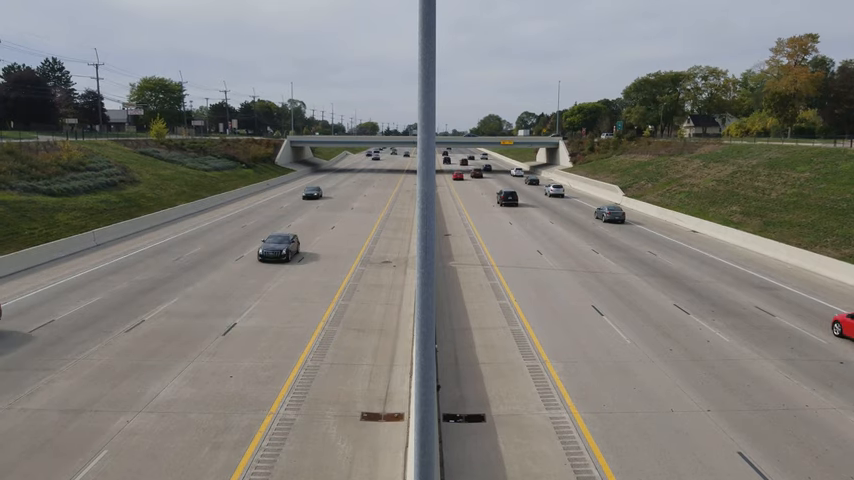
#> input picture frame 182 of GoruntuIsleme/yolcuk.mp4, 854 x 480 px
$ python main.py
#> lines starting #> are read from the running program, lines starting #| are printed output that depends on the picture; after the words box and inside, x2 and y2 are one past the last pixel; in counts of white or black regions, pixels touching at a corner belong together
import cv2

cap = cv2.VideoCapture("yolcuk.mp4")

object_detector = cv2.createBackgroundSubtractorMOG2(history=100, varThreshold=40)

while True:
    ret, frame = cap.read()
#> frame is the input picture: shape (480, 854, 3); mean B, G, R 119.9, 124.6, 126.8
    height, width, _ = frame.shape
#> height = 480; width = 854

    roi = frame

    mask = object_detector.apply(roi)
#> mask: shape (480, 854); every value is 127
    contours, _ = cv2.findContours(mask, cv2.RETR_TREE, cv2.CHAIN_APPROX_SIMPLE)
#> contours = [[[0, 0], [0, 479], [853, 479], [853, 0]]]

    for cnt in contours:
        area = cv2.contourArea(cnt)
        if area > 400:
            x, y, w, h = cv2.boundingRect(cnt)
            cv2.rectangle(roi, (x, y), (x + w, y + h), (0, 255, 0), 3)
#> this loop made 1 pass
#> (cnt, area, x, y, w, h) on pass 1: ([[0, 0], [0, 479], [853, 479], [853, 0]], 408587, 0, 0, 854, 480)
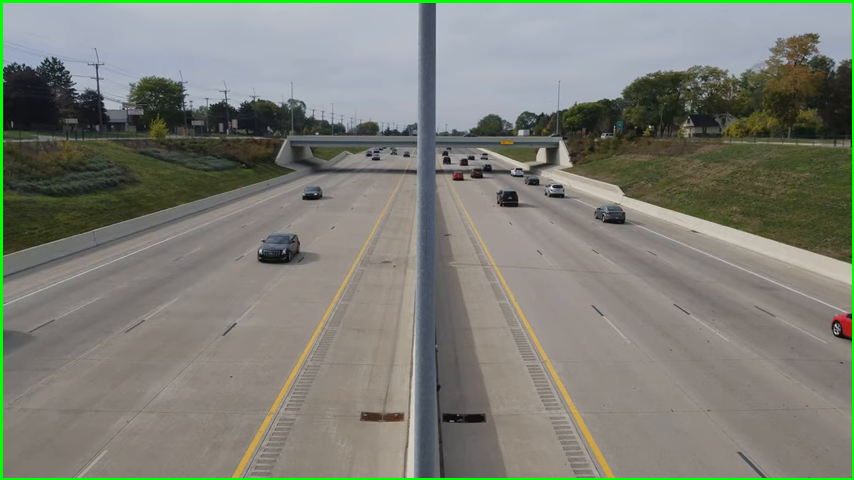
#> roi: shape (480, 854, 3); 1.62% of pixels changed, all inside (x1, y1, x2, y2) = (0, 0, 854, 480)

    cv2.imshow("Frame", frame)
    cv2.imshow("Mask", mask)

    key = cv2.waitKey(30)
#> (key Esc is pressed here)
    if key == 27:
        break

cap.release()
cv2.destroyAllWindows()

$ run again, starting later in the video
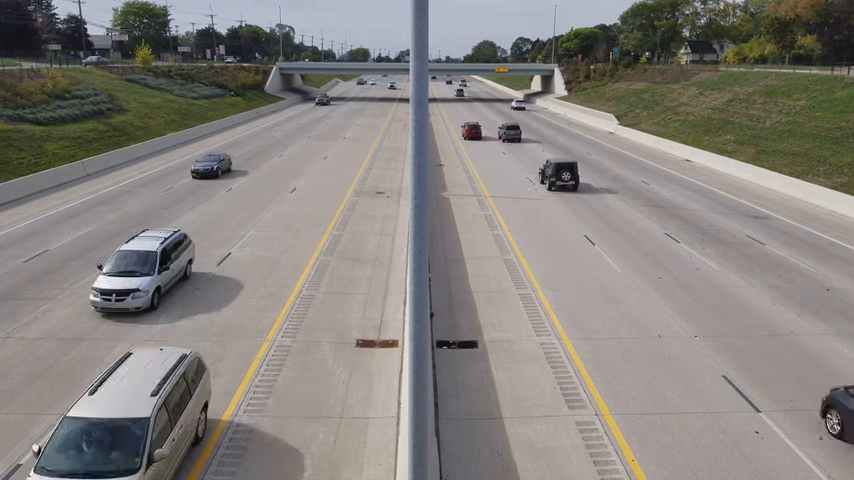
#> input picture frame 823 of GoruntuIsleme/yolcuk.mp4, 854 x 480 px
#> frame is the input picture: shape (480, 854, 3); mean B, G, R 125.9, 129.8, 134.1
#> `mask = object_detector.apply(roi)`:
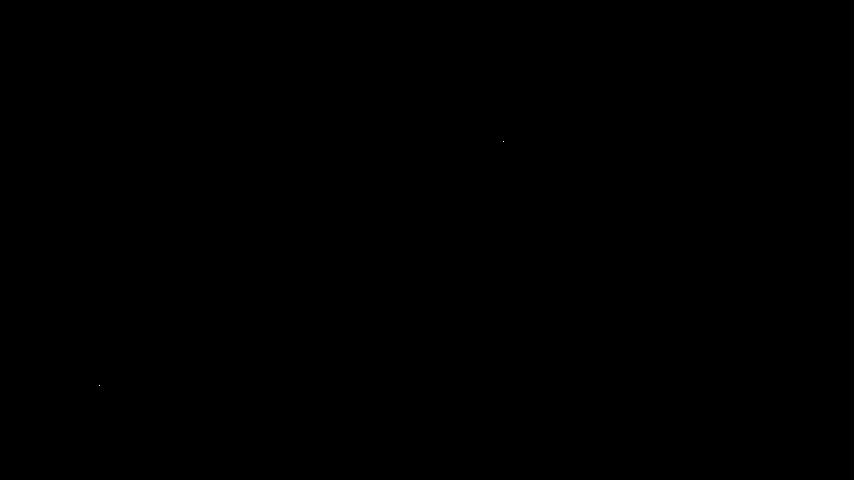
#> mask: shape (480, 854); values 127 (black) and 255 (white), 0% white in thin lines or dots, all inside (x1, y1, x2, y2) = (99, 141, 504, 386)
#> contours = [[[0, 0], [0, 479], [853, 479], [853, 0]]]
#> the loop `for cnt in contours:` made 1 pass
#> (cnt, area, x, y, w, h) on pass 1: ([[0, 0], [0, 479], [853, 479], [853, 0]], 408587, 0, 0, 854, 480)
#> after the loop `for cnt in contours:`:
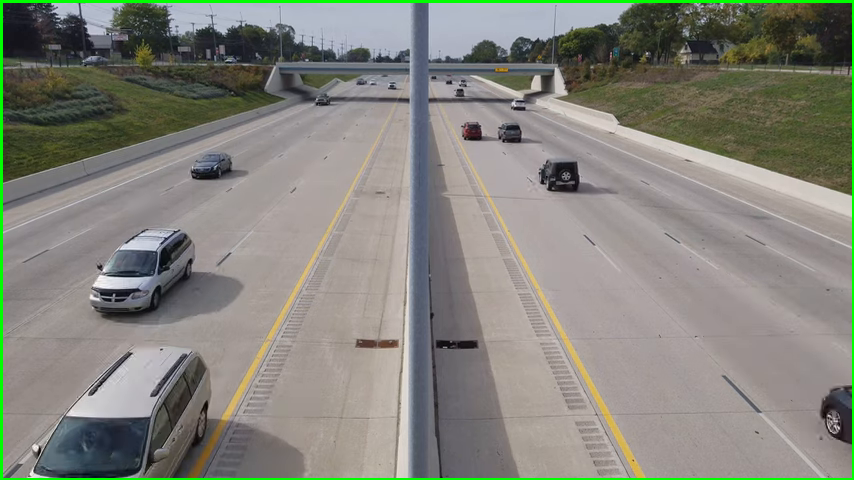
#> roi: shape (480, 854, 3); 1.62% of pixels changed, all inside (x1, y1, x2, y2) = (0, 0, 854, 480)

$ run again, starting later in the video
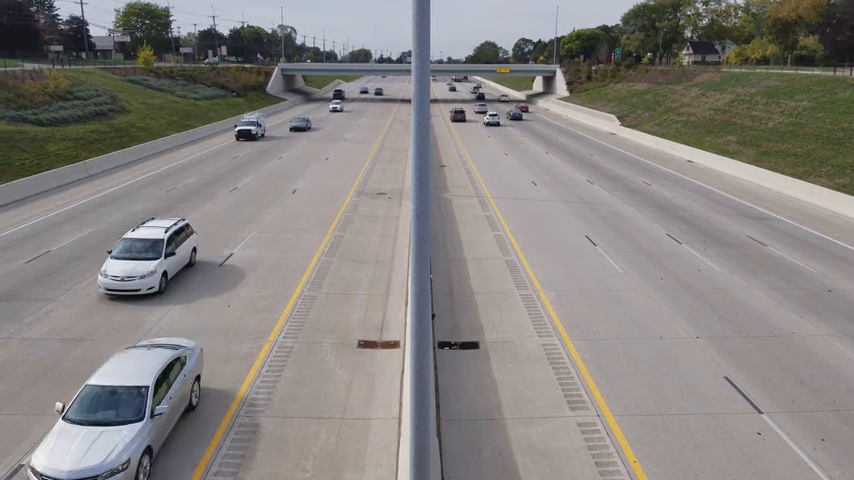
#> input picture frame 1463 of GoruntuIsleme/yolcuk.mp4, 854 x 480 px
#> frame is the input picture: shape (480, 854, 3); mean B, G, R 129, 131.3, 135.2
#> `mask = object_detector.apply(roi)`:
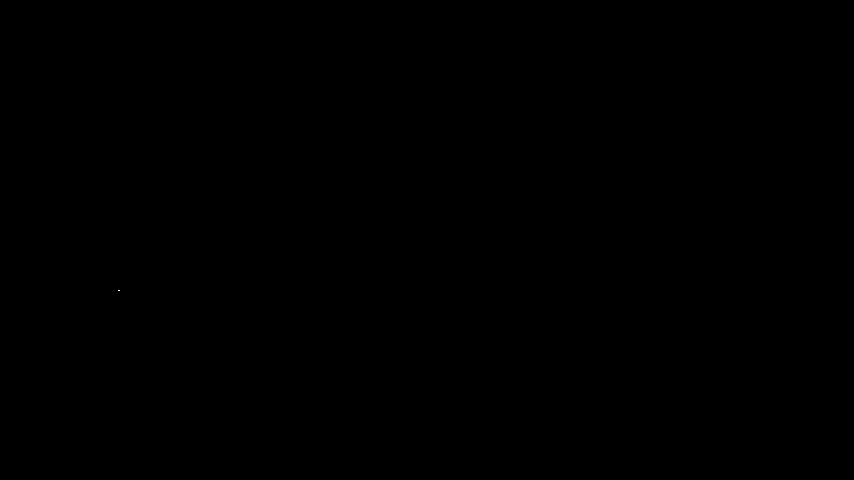
#> mask: shape (480, 854); values 127 (black) and 255 (white), 0% white in thin lines or dots, all inside (x1, y1, x2, y2) = (118, 290, 120, 291)
#> contours = [[[0, 0], [0, 479], [853, 479], [853, 0]]]
#> the loop `for cnt in contours:` made 1 pass
#> (cnt, area, x, y, w, h) on pass 1: ([[0, 0], [0, 479], [853, 479], [853, 0]], 408587, 0, 0, 854, 480)
#> after the loop `for cnt in contours:`:
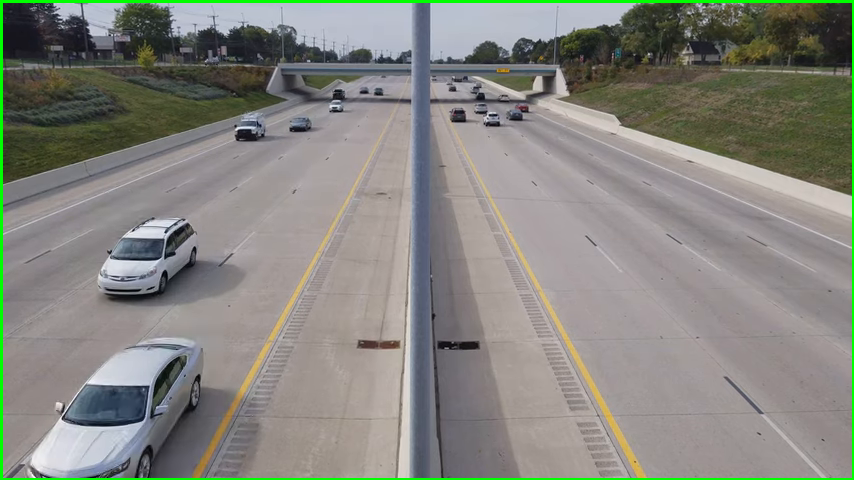
#> roi: shape (480, 854, 3); 1.62% of pixels changed, all inside (x1, y1, x2, y2) = (0, 0, 854, 480)
